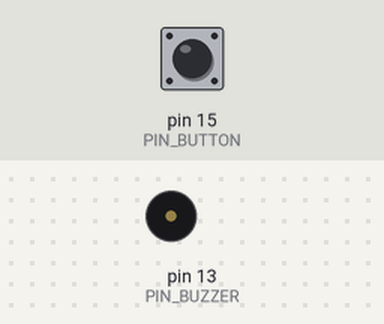
Bench run of a sketch on a simulated Arduino Uno, built with avr-gcc and run on an emulated ATmega328P. On the bench: buzzer (waves = sounding, pin HIGH). The inputs (shaded band) are chosen by the test bench; at power-on: pin 15 (PIN_BUTTON) HIGH.

Above: at 1.2 s.
1.3 s: pin 15 (PIN_BUTTON) pulled LOW for 0.15 s
At 1.37 s:
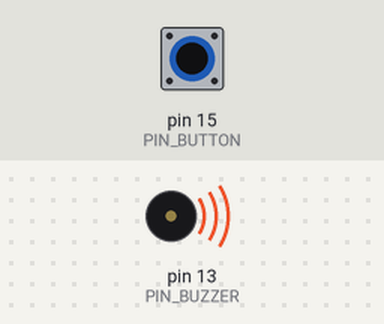
2.9 s: pin 15 (PIN_BUTTON) pulled LOW for 3.2 s
At 7.1 s:
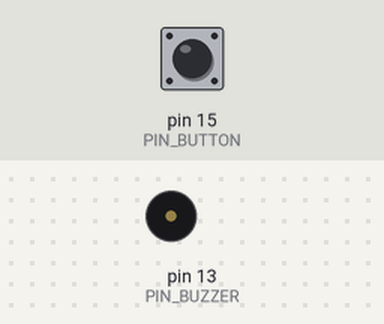
Timing chart, 0 to 8.6 s (numbered marks = the images above; inputs shaded):
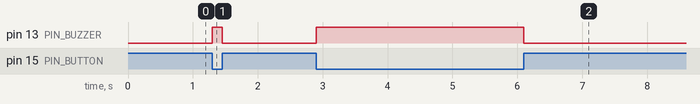

Measured:
- after the input at 1.3 s, pin 13 (PIN_BUZZER): LOW → HIGH at once, → LOW 0.15 s later
- after the input at 2.9 s, pin 13 (PIN_BUZZER): LOW → HIGH at once, → LOW 3.2 s later

The sketch:

09.doorbell.ino
```cpp
#define PIN_BUZZER  13
#define PIN_BUTTON  15

void setup() {
  pinMode(PIN_BUZZER, OUTPUT);
  pinMode(PIN_BUTTON, INPUT);
}

void loop() {
  if(digitalRead(PIN_BUTTON) == LOW)
    digitalWrite(PIN_BUZZER, HIGH);
  else
    digitalWrite(PIN_BUZZER, LOW);
}
```
